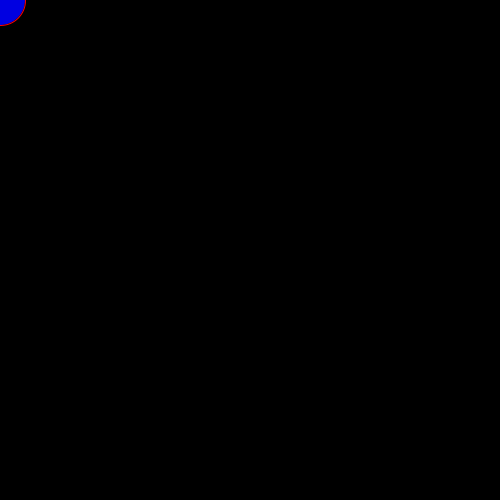
Frame 1 (no input)
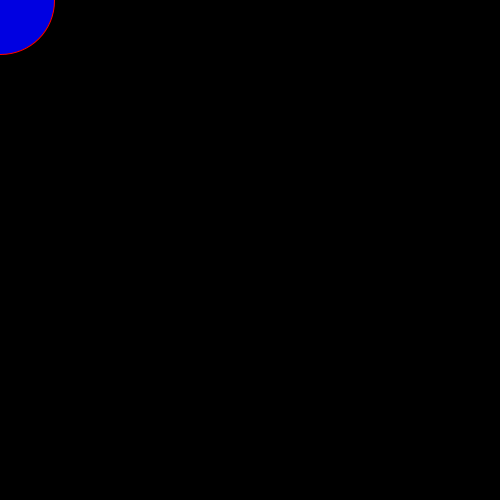
Frame 60 (the mouse pressed at the canvas centre just before this capture)
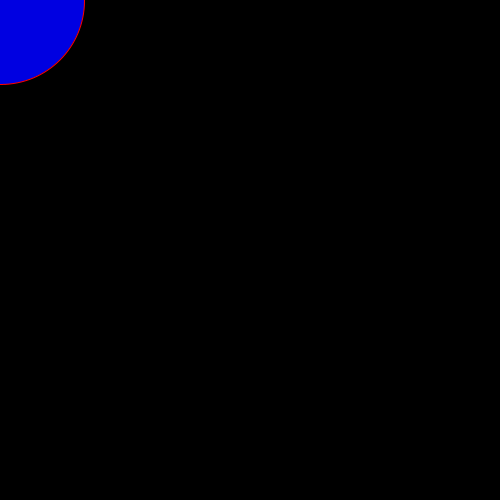
Frame 120 (the mouse held since frame 60 and released just before this capture)

The Processing sketch that drew these frames (run headless with seeded random() and noise(); from frame 60 on, the mouse is pressed at the canvas centre):

// Processing sketch: move_ellipse_in_full_screen
// ── move_ellipse_in_full_screen.pde
 int circleY,circleX,PcircleX,PcircleY;
 void setup()
{ 
  size(500,500);
  circleY=50;
  circleX=50;
  
}
void draw()
{ 
  background(0);
  fill(0,0,225);
  stroke(255,0,0);
  ellipse(PcircleX ,PcircleY,circleX,circleY);
  circleY  =  circleY + 1;
  circleX = circleX +1;
}
